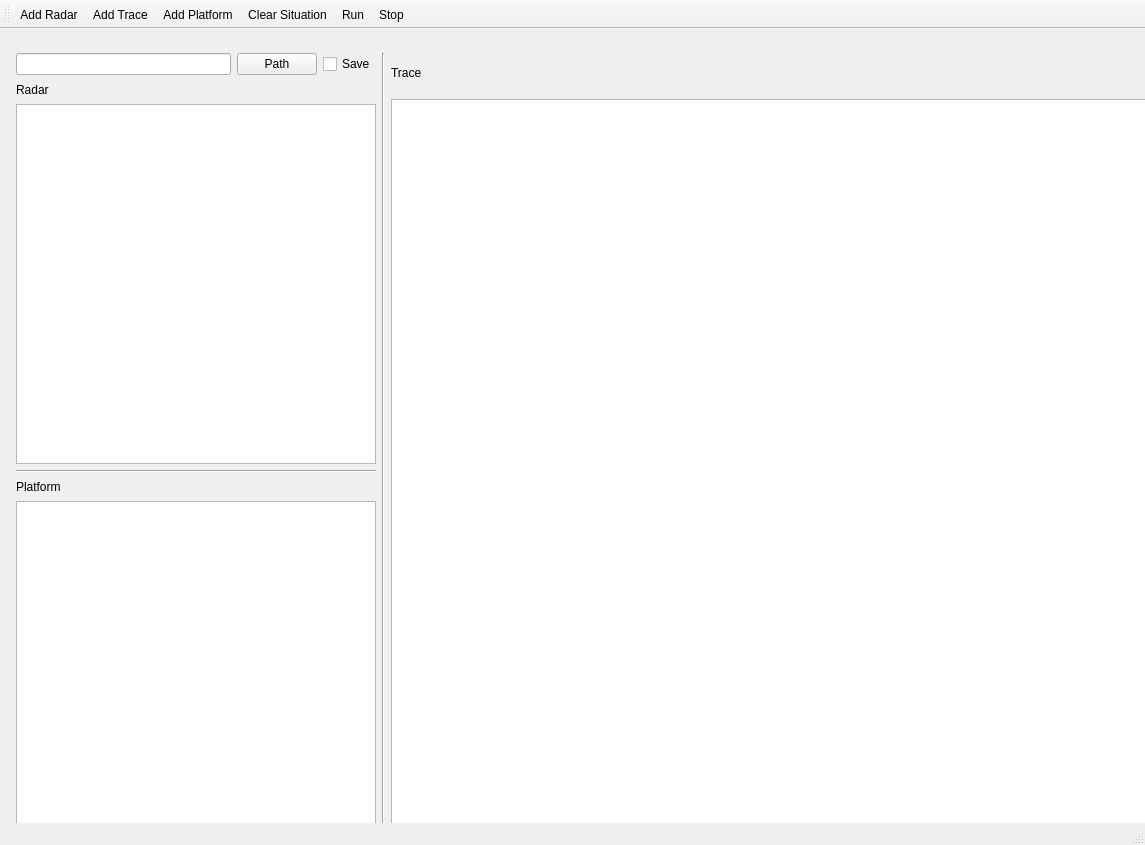
<?xml version="1.0" encoding="UTF-8"?>
<ui version="4.0">
 <class>MainWindow</class>
 <widget class="QMainWindow" name="MainWindow">
  <property name="windowModality">
   <enum>Qt::NonModal</enum>
  </property>
  <property name="enabled">
   <bool>true</bool>
  </property>
  <property name="geometry">
   <rect>
    <x>0</x>
    <y>0</y>
    <width>1145</width>
    <height>845</height>
   </rect>
  </property>
  <property name="sizePolicy">
   <sizepolicy hsizetype="Fixed" vsizetype="Fixed">
    <horstretch>0</horstretch>
    <verstretch>0</verstretch>
   </sizepolicy>
  </property>
  <property name="minimumSize">
   <size>
    <width>1145</width>
    <height>845</height>
   </size>
  </property>
  <property name="maximumSize">
   <size>
    <width>1145</width>
    <height>845</height>
   </size>
  </property>
  <property name="windowTitle">
   <string>Qt iRadarSimPro</string>
  </property>
  <widget class="QWidget" name="centralWidget">
   <widget class="QWidget" name="">
    <property name="geometry">
     <rect>
      <x>5</x>
      <y>13</y>
      <width>1143</width>
      <height>830</height>
     </rect>
    </property>
    <layout class="QHBoxLayout" name="horizontalLayout_2">
     <item>
      <layout class="QVBoxLayout" name="verticalLayout_2">
       <item>
        <layout class="QHBoxLayout" name="horizontalLayout">
         <item>
          <widget class="QLineEdit" name="saveFilePathLineEdit"/>
         </item>
         <item>
          <widget class="QPushButton" name="pathPushButton">
           <property name="text">
            <string>Path</string>
           </property>
          </widget>
         </item>
         <item>
          <widget class="QCheckBox" name="saveCheckBox">
           <property name="text">
            <string>Save</string>
           </property>
          </widget>
         </item>
        </layout>
       </item>
       <item>
        <widget class="QLabel" name="label">
         <property name="text">
          <string>Radar</string>
         </property>
        </widget>
       </item>
       <item>
        <widget class="_RadarListView" name="radarListView">
         <property name="minimumSize">
          <size>
           <width>360</width>
           <height>360</height>
          </size>
         </property>
         <property name="maximumSize">
          <size>
           <width>360</width>
           <height>360</height>
          </size>
         </property>
        </widget>
       </item>
       <item>
        <widget class="Line" name="line">
         <property name="minimumSize">
          <size>
           <width>360</width>
           <height>0</height>
          </size>
         </property>
         <property name="maximumSize">
          <size>
           <width>360</width>
           <height>16777215</height>
          </size>
         </property>
         <property name="orientation">
          <enum>Qt::Horizontal</enum>
         </property>
        </widget>
       </item>
       <item>
        <widget class="QLabel" name="label_2">
         <property name="text">
          <string>Platform</string>
         </property>
        </widget>
       </item>
       <item>
        <widget class="_PlatformTreeView" name="platformTreeView">
         <property name="minimumSize">
          <size>
           <width>360</width>
           <height>360</height>
          </size>
         </property>
         <property name="maximumSize">
          <size>
           <width>360</width>
           <height>360</height>
          </size>
         </property>
        </widget>
       </item>
      </layout>
     </item>
     <item>
      <widget class="Line" name="line_2">
       <property name="minimumSize">
        <size>
         <width>0</width>
         <height>720</height>
        </size>
       </property>
       <property name="orientation">
        <enum>Qt::Vertical</enum>
       </property>
      </widget>
     </item>
     <item>
      <layout class="QVBoxLayout" name="verticalLayout">
       <item>
        <widget class="QLabel" name="label_3">
         <property name="text">
          <string>Trace</string>
         </property>
        </widget>
       </item>
       <item>
        <widget class="_SituationGraphicView" name="situationGraphicsView">
         <property name="minimumSize">
          <size>
           <width>762</width>
           <height>762</height>
          </size>
         </property>
         <property name="maximumSize">
          <size>
           <width>762</width>
           <height>762</height>
          </size>
         </property>
        </widget>
       </item>
      </layout>
     </item>
    </layout>
   </widget>
  </widget>
  <widget class="QToolBar" name="mainToolBar">
   <attribute name="toolBarArea">
    <enum>TopToolBarArea</enum>
   </attribute>
   <attribute name="toolBarBreak">
    <bool>false</bool>
   </attribute>
   <addaction name="addRadarAction"/>
   <addaction name="addTraceAction"/>
   <addaction name="addPlatformAction"/>
   <addaction name="clearAction"/>
   <addaction name="runAction"/>
   <addaction name="stopAction"/>
  </widget>
  <widget class="QStatusBar" name="statusBar"/>
  <action name="addRadarAction">
   <property name="icon">
    <iconset resource="resource.qrc">
     <normaloff>:/img/images/addRadar.bmp</normaloff>:/img/images/addRadar.bmp</iconset>
   </property>
   <property name="text">
    <string>Add Radar</string>
   </property>
   <property name="toolTip">
    <string>Add Radar</string>
   </property>
  </action>
  <action name="addTraceAction">
   <property name="icon">
    <iconset resource="resource.qrc">
     <normaloff>:/img/images/addTrace.BMP</normaloff>:/img/images/addTrace.BMP</iconset>
   </property>
   <property name="text">
    <string> Add Trace</string>
   </property>
   <property name="toolTip">
    <string> Add Trace</string>
   </property>
  </action>
  <action name="addPlatformAction">
   <property name="icon">
    <iconset resource="resource.qrc">
     <normaloff>:/img/images/addPlatform.BMP</normaloff>:/img/images/addPlatform.BMP</iconset>
   </property>
   <property name="text">
    <string>Add Platform</string>
   </property>
   <property name="toolTip">
    <string>Add Platform</string>
   </property>
  </action>
  <action name="clearAction">
   <property name="icon">
    <iconset resource="resource.qrc">
     <normaloff>:/img/images/clear.bmp</normaloff>:/img/images/clear.bmp</iconset>
   </property>
   <property name="text">
    <string>Clear Situation</string>
   </property>
   <property name="toolTip">
    <string>Clear Situation</string>
   </property>
  </action>
  <action name="runAction">
   <property name="icon">
    <iconset resource="resource.qrc">
     <normaloff>:/img/images/run.bmp</normaloff>:/img/images/run.bmp</iconset>
   </property>
   <property name="text">
    <string>Run</string>
   </property>
   <property name="toolTip">
    <string>Run</string>
   </property>
  </action>
  <action name="stopAction">
   <property name="icon">
    <iconset resource="resource.qrc">
     <normaloff>:/img/images/stop.bmp</normaloff>:/img/images/stop.bmp</iconset>
   </property>
   <property name="text">
    <string>Stop</string>
   </property>
   <property name="toolTip">
    <string>Stop</string>
   </property>
  </action>
 </widget>
 <layoutdefault spacing="6" margin="11"/>
 <customwidgets>
  <customwidget>
   <class>_RadarListView</class>
   <extends>QListView</extends>
   <header>radarlistview.h</header>
  </customwidget>
  <customwidget>
   <class>_PlatformTreeView</class>
   <extends>QTreeView</extends>
   <header>platformtreeview.h</header>
  </customwidget>
  <customwidget>
   <class>_SituationGraphicView</class>
   <extends>QGraphicsView</extends>
   <header>situationgraphicview.h</header>
  </customwidget>
 </customwidgets>
 <resources>
  <include location="resource.qrc"/>
 </resources>
 <connections/>
</ui>
